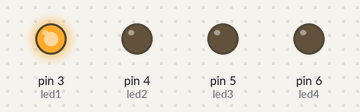
Bench run of a sketch on a simulated Arduino Uno, built with avr-gcc and run on an emulated ATmega328P. Shown: output pins drawn as LEDs (lit = HIGH).

Above: at 0.2 s.
At 1.2 s:
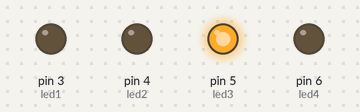
At 2.7 s:
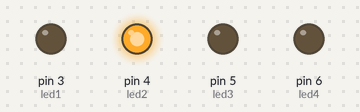
At 3.7 s:
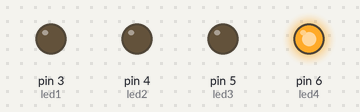
Timing chart, 0 to 4.6 s (numbered marks = the images above):
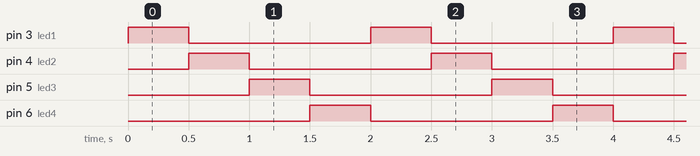

The sketch:

exercise4.ino
```cpp
int led1 = 3;
int led2 = 4;
int led3 = 5;
int led4 = 6;
int sw1 = 2;

void setup() {
  // put your setup code here, to run once:
pinMode(sw1,INPUT_PULLUP);
pinMode(led1,OUTPUT);
pinMode(led2,OUTPUT);
pinMode(led3,OUTPUT);
pinMode(led4,OUTPUT);

}

void led_control(int a,int b,int c,int d) {

digitalWrite(led1,a);
digitalWrite(led2,b);
digitalWrite(led3,c);
digitalWrite(led4,d);
}

void loop() {
  // put your main code here, to run repeatedly:
led_control(1,0,0,0);
delay(500);
led_control(0,1,0,0);
delay(500);
led_control(0,0,1,0);
delay(500);
led_control(0,0,0,1);
delay(500);
}
```

Measured:
- by itself, pin 3 (led1), pin 4 (led2), pin 5 (led3), pin 6 (led4): alternates HIGH for 0.50 s and LOW for 1.5 s
- by itself, everything shown: repeats every 2.0 s, in 4 steps
